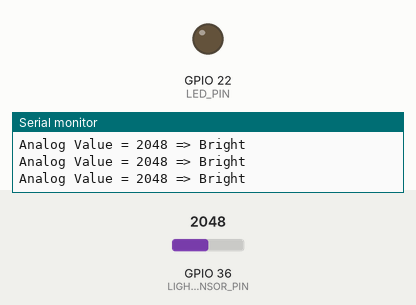
This sketch was run on a simulated ESP32. Parts: output pins drawn as LEDs (lit = HIGH), the last lines printed to the serial monitor. The inputs (shaded band) are chosen by the test bench; at power-on: GPIO 36 (LIGHT_SENSOR_PIN) = 2048.

Above: at 1.3 s.
1.4 s: GPIO 36 (LIGHT_SENSOR_PIN) set to 419
3.5 s: GPIO 36 (LIGHT_SENSOR_PIN) set to 357
At 4.5 s:
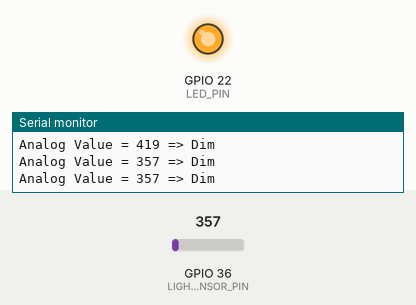
5.0 s: GPIO 36 (LIGHT_SENSOR_PIN) set to 440
At 5.7 s:
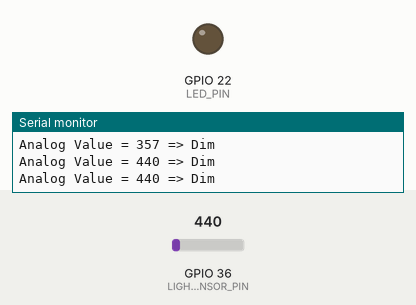
6.5 s: GPIO 36 (LIGHT_SENSOR_PIN) set to 360
At 6.8 s:
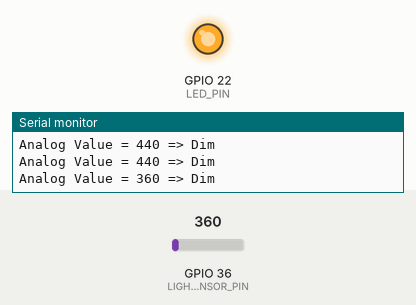
Timing chart, 0 to 9.0 s (numbered marks = the images above; inputs shaded):
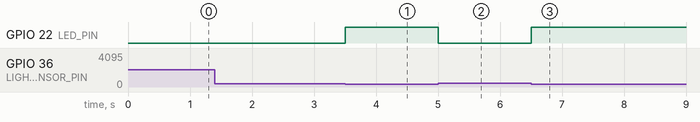

The sketch:

light_sensor.ino
```cpp
#define LIGHT_SENSOR_PIN 36 // ESP32 pin GPIO36 (ADC0) connected to light sensor
#define LED_PIN 22          // ESP32 pin GPIO22 connected to LED
#define LIGHT_THRESHOLD 400 // Threshold for turning the LED on or off

void setup()
{
    // Initialize serial communication at 9600 bits per second
    Serial.begin(9600);

    // Set the ADC attenuation to 11 dB (up to ~3.3V input)
    analogSetAttenuation(ADC_11db);

    // Set ESP32 pin to output mode for the LED
    pinMode(LED_PIN, OUTPUT);
}

void loop()
{
    // Read the value on the analog pin (value between 0 and 4095)
    int analogValue = analogRead(LIGHT_SENSOR_PIN);

    // Print the analog value
    Serial.print("Analog Value = ");
    Serial.print(analogValue);

    // Determine light intensity and print the description
    if (analogValue < 40)
    {
        Serial.println(" => Dark");
    }
    else if (analogValue < 800)
    {
        Serial.println(" => Dim");
    }
    else if (analogValue < 2000)
    {
        Serial.println(" => Light");
    }
    else if (analogValue < 3200)
    {
        Serial.println(" => Bright");
    }
    else
    {
        Serial.println(" => Very Bright");
    }

    // Control the LED based on the light intensity threshold
    if (analogValue < LIGHT_THRESHOLD)
    {
        digitalWrite(LED_PIN, HIGH); // Turn on LED
    }
    else
    {
        digitalWrite(LED_PIN, LOW); // Turn off LED
    }

    delay(500); // Delay for 500 milliseconds
}
```

Measured:
- the behaviour switches between 400 and 399 on GPIO 36 (LIGHT_SENSOR_PIN) (found by bisection; images 0 and 1)
- after the input at 3.5 s, GPIO 22 (LED_PIN): LOW → HIGH at once
- after the input at 5.0 s, GPIO 22 (LED_PIN): HIGH → LOW at once
- after the input at 6.5 s, GPIO 22 (LED_PIN): LOW → HIGH at once
